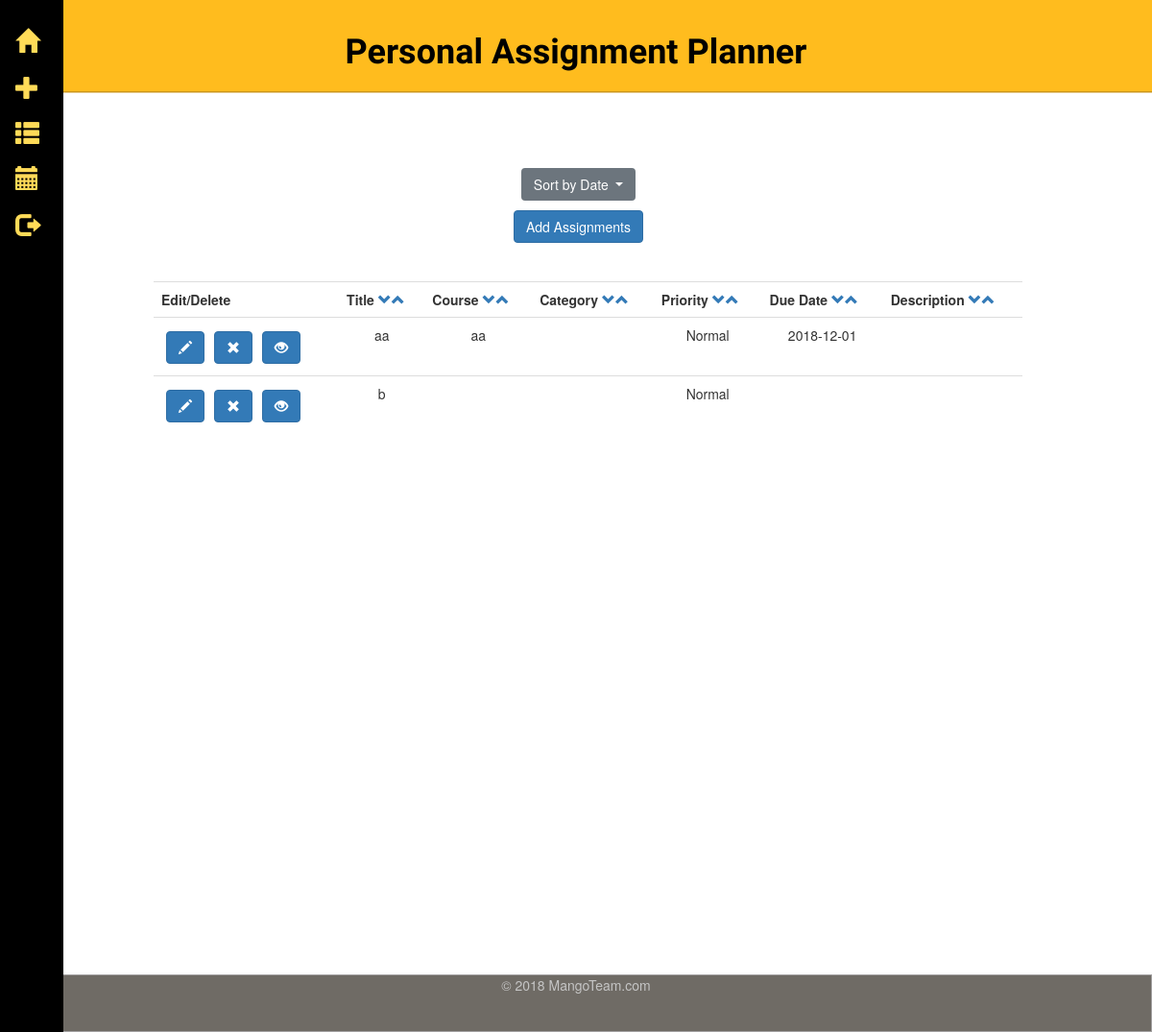
Screenshot of /assignments (signed in) with the database file from the repository.
### tables this page shows
CREATE TABLE assignments (
  id integer primary key autoincrement,
  username text not null,
  title text not null,
  course text not null,
  category text not null,
  priority text not null,
  duedate text not null,
  description text not null
);

### app.py (the view)
@app.route('/assignments')
def show_assignment():
    db = get_db()
    if "duedate" in request.args:
        cur = db.execute('select * from assignments where username = ? and duedate = ? order by id desc',
                         [session['logged_in'], request.args["duedate"]])
        assignments = cur.fetchall()
    elif "arrange" in request.args:
        cur = db.execute('select * from assignments where username = ? order by {} ASC'.format(request.args["arrange"]),
                        [session['logged_in']])
        assignments = cur.fetchall()
    elif "sort" in request.args:
        cur = db.execute('select * from assignments where username = ? order by {} DESC'.format(request.args["sort"]),
                        [session['logged_in']])
        assignments = cur.fetchall()
    else:
        cur = db.execute('select * from assignments where username = ? order by id desc', [session['logged_in']])
        assignments = cur.fetchall()
    cur = db.execute('select distinct duedate from assignments order by duedate asc')
    duedates = cur.fetchall()
    return render_template('show_assignments.html', assignments=assignments, duedates=duedates)

### app.py (called while the page is built)
def connect_db():
    rv = sqlite3.connect(app.config['DATABASE'])
    rv.row_factory = sqlite3.Row
    return rv

def get_db():
    if not hasattr(g, 'sqlite_db'):
        g.sqlite_db = connect_db()
    return g.sqlite_db

### templates/show_assignments.html (shortened to what this page needs)
{% extends "layout_template.html" %}
{% block body %}
    <ul class="duedates">
        <div class="dropdown extrapadding">
            <button class="btn btn-secondary dropdown-toggle" type="button" id="dropdownMenuButton" data-toggle="dropdown" aria-haspopup="true" aria-expanded="false">
                Sort by Date
            </button>
        </div>
    </ul>
    <div class="extrapadding2"><a href="./add"><button type="button" class="btn btn-primary">Add Assignments</button></a></div>
    <br><br>
    <table class="table">
        {% if assignments %}
            <tr>
                <th>Edit/Delete </th>
                <th>Title <a href="/assignments?sort=title"><span class="glyphicon glyphicon-chevron-down arrow"></span></a><a href="/assignments?arrange=title"><span class="glyphicon glyphicon-chevron-up arrow"></span></a></th>
                <th>Course <a href="/assignments?sort=course"><span class="glyphicon glyphicon-chevron-down arrow"></span></a><a href="/assignments?arrange=course"><span class="glyphicon glyphicon-chevron-up arrow"></span></a></th>
                <th>Category <a href="/assignments?sort=category"><span class="glyphicon glyphicon-chevron-down arrow"></span></a><a href="/assignments?arrange=category"><span class="glyphicon glyphicon-chevron-up arrow"></span></a></th>
                <th>Priority <a href="/assignments?sort=priority"><span class="glyphicon glyphicon-chevron-down arrow"></span></a><a href="/assignments?arrange=priority"><span class="glyphicon glyphicon-chevron-up arrow"></span></a></th>
                <th>Due Date <a href="/assignments?sort=duedate"><span class="glyphicon glyphicon-chevron-down arrow"></span></a><a href="/assignments?arrange=duedate"><span class="glyphicon glyphicon-chevron-up arrow"></span></a></th>
                <th>Description <a href="/assignments?sort=description"><span class="glyphicon glyphicon-chevron-down arrow"></span></a><a href="/assignments?arrange=description"><span class="glyphicon glyphicon-chevron-up arrow"></span></a></th>
            </tr>
            {% for assignment in assignments %}
                {% if assignment.priority == "Critical": %}
                <tr class="critical">
                {% elif assignment.priority == "High": %}
                <tr class="high">
                {% elif assignment.priority == "Normal": %}
                <tr class="normal">
                {% elif assignment.priority == "Low": %}
                <tr class="low">
                {% else %}
                <tr>
                {% endif %}
                        <td>
                            <form action="{{ url_for('edit_entry') }}" method="get" class="inline">
                                <button type="submit" class="btn btn-primary glyphicon glyphicon-pencil"></button>
                            </form>
                            <form action="{{ url_for('del_assignment') }}" method="post" class="inline">
                                <button type="submit" class="btn btn-primary glyphicon glyphicon-remove"></button>
                            </form>
                            <form action="{{ url_for('full_view') }}" method="get" class="inline">
                                <button type="submit" class="btn btn-primary glyphicon glyphicon-eye-open"></button>
                            </form>
                        </td>
                        <td>{{ assignment.title }}</td>
                        <td>{{ assignment.course }}</td>
                        <td>{{ assignment.category }}</td>
                        <td>{{ assignment.priority }}</td>
                        <td>{{ assignment.duedate }}</td>
                        <td>{{ assignment.description | truncate(25) | safe }}</td>
                 </tr>
            {% else %}
                <em>No assignment entries here so far.</em>
                <br><br>
            {% endfor %}
        </table>
    {% else %}
        <em>You don't have any assignments currently.</em>
        <br><br>
    {% endif %}
    </div>
    <br><br>
{% endblock %}

### static/homepage.css (style rules this page uses)
a, a:focus, a:hover { padding: .25rem 0 }
html, body { height: 100%; background-color: #fff; }

### static/style.css (style rules this page uses)
.inline { float: left; padding: 5px; }
.extrapadding { padding-right: 60px; }
.extrapadding2 { padding-right: 20px; }

### rows the page displays
assignments: title "aa", course "aa", priority "Normal", duedate "2018-12-01"
assignments: title "b", priority "Normal"
